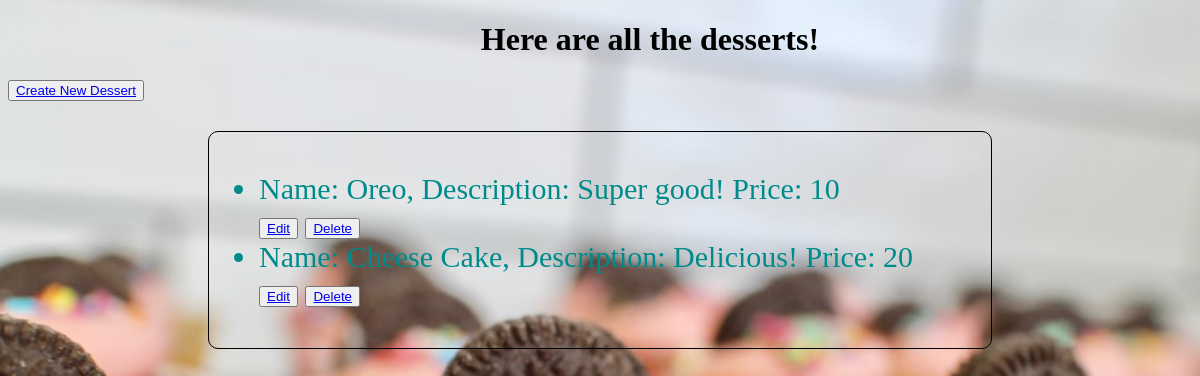
The page /display/ on the database as committed earlier.
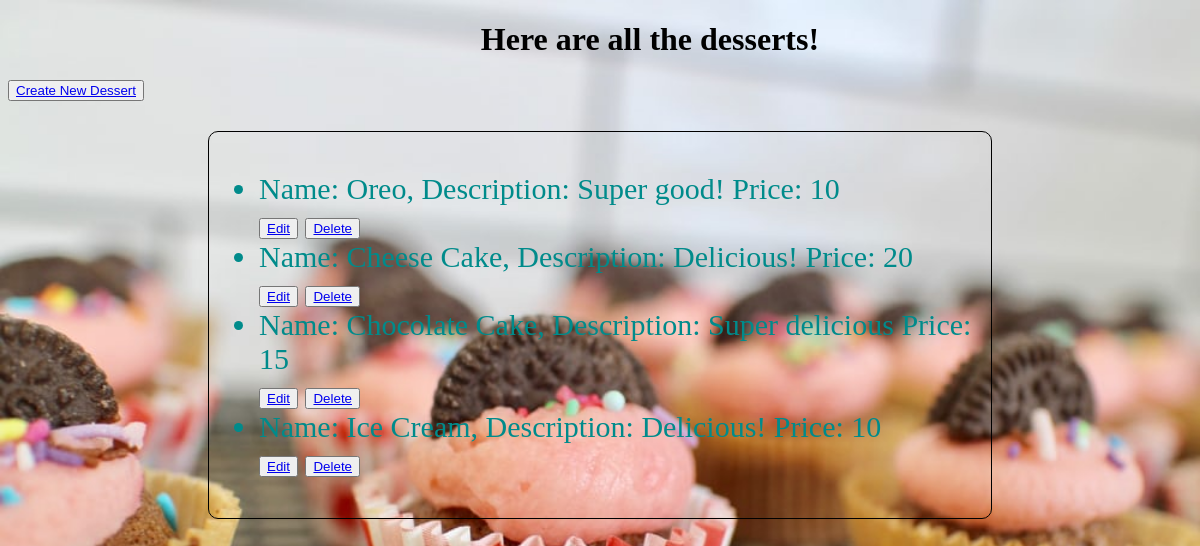
The same page on the database as committed later.
### dessertForm/models.py (models this page shows, shortened)
class Dessert(models.Model):
    name = models.CharField(max_length=100)
    description = models.TextField(blank=True) # that means this field can be empty
    price = models.CharField(max_length=32)
    company = models.ForeignKey(Company, blank=True, null=True, on_delete=models.CASCADE) # many to one relationship, many different kinds of desserts can be made by the same company
    makers = models.ManyToManyField(Maker) # many to many relationship, same kind of dessert could be made by multiple makers, vice versa

### dessertForm/views.py (the view)
# urls.py: path('display/', views.display, name="display"), # call the display function to display all the desserts for users to see
def display(request):
    all_desserts = Dessert.objects.all() # grab all the desserts from the database
    return render(request, 'dessertForm/display.html', {'all_desserts': all_desserts}) # render all the desserts data to the display.html page

### dessertForm/templates/dessertForm/display.html (shortened to what this page needs)
{% load static %}
<!DOCTYPE html>
<html lang="en">
<head>
    <link rel="stylesheet" type="text/css" href="{% static 'dessertForm/style.css' %}">
</head>
<body>
    <h1 id="welcomeMsg">Here are all the desserts!</h1>
    <button id="createDessertButton"><a href="{% url 'home' %}">Create New Dessert</a></button>
    <div class="dessertResult">
        <ul>
            {% for dessert in all_desserts %}
            <li>
                Name: {{dessert.name}}, Description: {{dessert.description}} Price: {{dessert.price}}
            </li>
            <button><a href="{% url 'edit' dessert.id %}">Edit</a></button>
            <button><a href="{% url 'delete' dessert.id %}">Delete</a></button>
            {% endfor %}
        </ul>
    </div>
</body>
</html>

### dessertForm/static/dessertForm/style.css (style rules this page uses)
* { box-sizing: border-box; }
body { background-image: url("dessertBackground1.jpg"); background-repeat: no-repeat; background-size: cover; }
#welcomeMsg { text-align: center; margin-left: 100px; }
.dessertResult { border: 1px solid black; border-radius: 10px; padding: 10px; margin: 30px 200px 0px 200px; font-size: 30px; color: darkcyan; }

Rows that differ between the two databases and show on the page:
added Dessert: name "Chocolate Cake", description "Super delicious", price "15"
added Dessert: name "Ice Cream", description "Delicious!", price "10"
